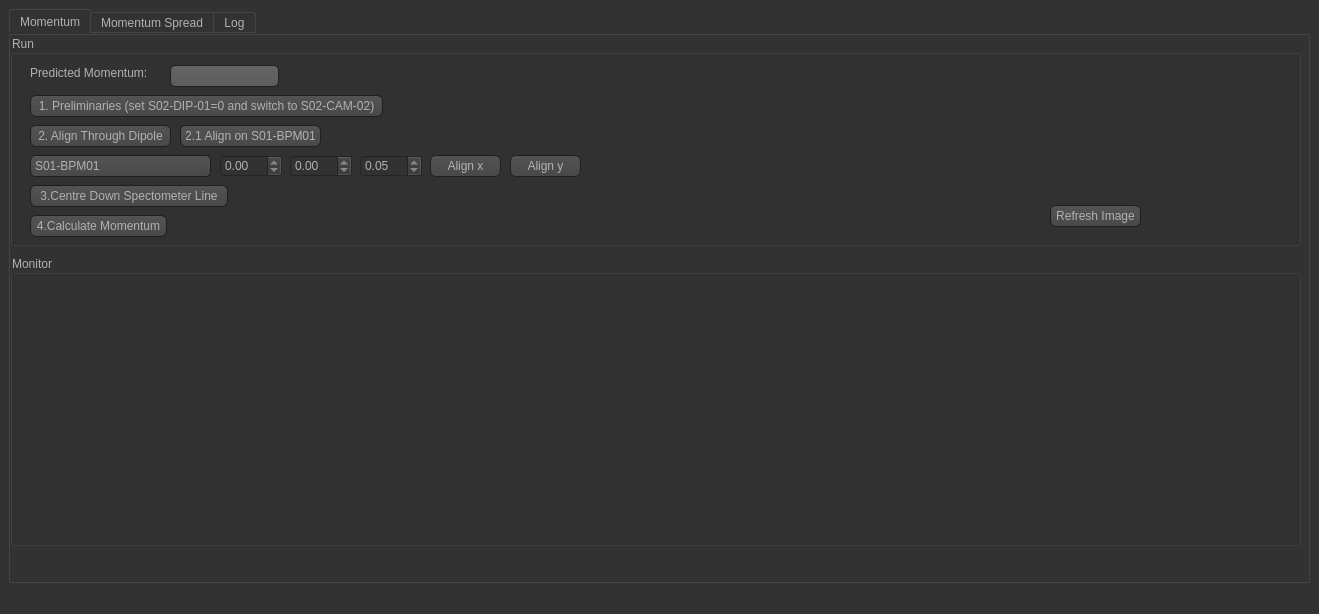
<?xml version="1.0" encoding="UTF-8"?>
<ui version="4.0">
 <class>MainWindow</class>
 <widget class="QMainWindow" name="MainWindow">
  <property name="geometry">
   <rect>
    <x>0</x>
    <y>0</y>
    <width>1319</width>
    <height>614</height>
   </rect>
  </property>
  <property name="windowTitle">
   <string>MainWindow</string>
  </property>
  <property name="styleSheet">
   <string notr="true">QToolTip
{
     border: 1px solid black;
     background-color: #ffa02f;
     padding: 1px;
     border-radius: 3px;
     opacity: 100;
}

QWidget
{
    color: #b1b1b1;
    background-color: #323232;
}

QWidget:item:hover
{
    background-color: QLinearGradient( x1: 0, y1: 0, x2: 0, y2: 1, stop: 0 #ffa02f, stop: 1 #ca0619);
    color: #000000;
}

QWidget:item:selected
{
    background-color: QLinearGradient( x1: 0, y1: 0, x2: 0, y2: 1, stop: 0 #ffa02f, stop: 1 #d7801a);
}

QMenuBar::item
{
    background: transparent;
}

QMenuBar::item:selected
{
    background: transparent;
    border: 1px solid #ffaa00;
}

QMenuBar::item:pressed
{
    background: #444;
    border: 1px solid #000;
    background-color: QLinearGradient(
        x1:0, y1:0,
        x2:0, y2:1,
        stop:1 #212121,
        stop:0.4 #343434/*,
        stop:0.2 #343434,
        stop:0.1 #ffaa00*/
    );
    margin-bottom:-1px;
    padding-bottom:1px;
}

QMenu
{
    border: 1px solid #000;
}

QMenu::item
{
    padding: 2px 20px 2px 20px;
}

QMenu::item:selected
{
    color: #000000;
}

QWidget:disabled
{
    color: #404040;
    background-color: #323232;
}

QAbstractItemView
{
    background-color: QLinearGradient( x1: 0, y1: 0, x2: 0, y2: 1, stop: 0 #4d4d4d, stop: 0.1 #646464, stop: 1 #5d5d5d);
}

QWidget:focus
{
    /*border: 2px solid QLinearGradient( x1: 0, y1: 0, x2: 0, y2: 1, stop: 0 #ffa02f, stop: 1 #d7801a);*/
}

QLineEdit
{
    background-color: QLinearGradient( x1: 0, y1: 0, x2: 0, y2: 1, stop: 0 #4d4d4d, stop: 0 #646464, stop: 1 #5d5d5d);
    padding: 1px;
    border-style: solid;
    border: 1px solid #1e1e1e;
    border-radius: 5;
}

QPushButton
{
    color: #b1b1b1;
    background-color: QLinearGradient( x1: 0, y1: 0, x2: 0, y2: 1, stop: 0 #565656, stop: 0.1 #525252, stop: 0.5 #4e4e4e, stop: 0.9 #4a4a4a, stop: 1 #464646);
    border-width: 1px;
    border-color: #1e1e1e;
    border-style: solid;
    border-radius: 6;
    padding: 3px;
    font-size: 12px;
    padding-left: 5px;
    padding-right: 5px;
}

QPushButton:pressed
{
    background-color: QLinearGradient( x1: 0, y1: 0, x2: 0, y2: 1, stop: 0 #2d2d2d, stop: 0.1 #2b2b2b, stop: 0.5 #292929, stop: 0.9 #282828, stop: 1 #252525);
}

QComboBox
{
    selection-background-color: #ffaa00;
    background-color: QLinearGradient( x1: 0, y1: 0, x2: 0, y2: 1, stop: 0 #565656, stop: 0.1 #525252, stop: 0.5 #4e4e4e, stop: 0.9 #4a4a4a, stop: 1 #464646);
    border-style: solid;
    border: 1px solid #1e1e1e;
    border-radius: 5;
}

QComboBox:hover,QPushButton:hover
{
    border: 2px solid QLinearGradient( x1: 0, y1: 0, x2: 0, y2: 1, stop: 0 #ffa02f, stop: 1 #d7801a);
}


QComboBox:on
{
    padding-top: 3px;
    padding-left: 4px;
    background-color: QLinearGradient( x1: 0, y1: 0, x2: 0, y2: 1, stop: 0 #2d2d2d, stop: 0.1 #2b2b2b, stop: 0.5 #292929, stop: 0.9 #282828, stop: 1 #252525);
    selection-background-color: #ffaa00;
}

QComboBox QAbstractItemView
{
    border: 2px solid darkgray;
    selection-background-color: QLinearGradient( x1: 0, y1: 0, x2: 0, y2: 1, stop: 0 #ffa02f, stop: 1 #d7801a);
}

QComboBox::drop-down
{
     subcontrol-origin: padding;
     subcontrol-position: top right;
     width: 15px;

     border-left-width: 0px;
     border-left-color: darkgray;
     border-left-style: solid; /* just a single line */
     border-top-right-radius: 3px; /* same radius as the QComboBox */
     border-bottom-right-radius: 3px;
 }

QComboBox::down-arrow
{
     image: url(:/down_arrow.png);
}

QGroupBox:focus
{
border: 2px solid QLinearGradient( x1: 0, y1: 0, x2: 0, y2: 1, stop: 0 #ffa02f, stop: 1 #d7801a);
}

QTextEdit:focus
{
    border: 2px solid QLinearGradient( x1: 0, y1: 0, x2: 0, y2: 1, stop: 0 #ffa02f, stop: 1 #d7801a);
}

QScrollBar:horizontal {
     border: 1px solid #222222;
     background: QLinearGradient( x1: 0, y1: 0, x2: 0, y2: 1, stop: 0.0 #121212, stop: 0.2 #282828, stop: 1 #484848);
     height: 7px;
     margin: 0px 16px 0 16px;
}

QScrollBar::handle:horizontal
{
      background: QLinearGradient( x1: 0, y1: 0, x2: 1, y2: 0, stop: 0 #ffa02f, stop: 0.5 #d7801a, stop: 1 #ffa02f);
      min-height: 20px;
      border-radius: 2px;
}

QScrollBar::add-line:horizontal {
      border: 1px solid #1b1b19;
      border-radius: 2px;
      background: QLinearGradient( x1: 0, y1: 0, x2: 1, y2: 0, stop: 0 #ffa02f, stop: 1 #d7801a);
      width: 14px;
      subcontrol-position: right;
      subcontrol-origin: margin;
}

QScrollBar::sub-line:horizontal {
      border: 1px solid #1b1b19;
      border-radius: 2px;
      background: QLinearGradient( x1: 0, y1: 0, x2: 1, y2: 0, stop: 0 #ffa02f, stop: 1 #d7801a);
      width: 14px;
     subcontrol-position: left;
     subcontrol-origin: margin;
}

QScrollBar::right-arrow:horizontal, QScrollBar::left-arrow:horizontal
{
      border: 1px solid black;
      width: 1px;
      height: 1px;
      background: white;
}

QScrollBar::add-page:horizontal, QScrollBar::sub-page:horizontal
{
      background: none;
}

QScrollBar:vertical
{
      background: QLinearGradient( x1: 0, y1: 0, x2: 1, y2: 0, stop: 0.0 #121212, stop: 0.2 #282828, stop: 1 #484848);
      width: 7px;
      margin: 16px 0 16px 0;
      border: 1px solid #222222;
}

QScrollBar::handle:vertical
{
      background: QLinearGradient( x1: 0, y1: 0, x2: 0, y2: 1, stop: 0 #ffa02f, stop: 0.5 #d7801a, stop: 1 #ffa02f);
      min-height: 20px;
      border-radius: 2px;
}

QScrollBar::add-line:vertical
{
      border: 1px solid #1b1b19;
      border-radius: 2px;
      background: QLinearGradient( x1: 0, y1: 0, x2: 0, y2: 1, stop: 0 #ffa02f, stop: 1 #d7801a);
      height: 14px;
      subcontrol-position: bottom;
      subcontrol-origin: margin;
}

QScrollBar::sub-line:vertical
{
      border: 1px solid #1b1b19;
      border-radius: 2px;
      background: QLinearGradient( x1: 0, y1: 0, x2: 0, y2: 1, stop: 0 #d7801a, stop: 1 #ffa02f);
      height: 14px;
      subcontrol-position: top;
      subcontrol-origin: margin;
}

QScrollBar::up-arrow:vertical, QScrollBar::down-arrow:vertical
{
      border: 1px solid black;
      width: 1px;
      height: 1px;
      background: white;
}


QScrollBar::add-page:vertical, QScrollBar::sub-page:vertical
{
      background: none;
}

QTextEdit
{
    background-color: #242424;
}

QPlainTextEdit
{
    background-color: #242424;
}

QHeaderView::section
{
    background-color: QLinearGradient(x1:0, y1:0, x2:0, y2:1, stop:0 #616161, stop: 0.5 #505050, stop: 0.6 #434343, stop:1 #656565);
    color: white;
    padding-left: 4px;
    border: 1px solid #6c6c6c;
}

QCheckBox:disabled
{
color: #414141;
}

QDockWidget::title
{
    text-align: center;
    spacing: 3px; /* spacing between items in the tool bar */
    background-color: QLinearGradient(x1:0, y1:0, x2:0, y2:1, stop:0 #323232, stop: 0.5 #242424, stop:1 #323232);
}

QDockWidget::close-button, QDockWidget::float-button
{
    text-align: center;
    spacing: 1px; /* spacing between items in the tool bar */
    background-color: QLinearGradient(x1:0, y1:0, x2:0, y2:1, stop:0 #323232, stop: 0.5 #242424, stop:1 #323232);
}

QDockWidget::close-button:hover, QDockWidget::float-button:hover
{
    background: #242424;
}

QDockWidget::close-button:pressed, QDockWidget::float-button:pressed
{
    padding: 1px -1px -1px 1px;
}

QMainWindow::separator
{
    background-color: QLinearGradient(x1:0, y1:0, x2:0, y2:1, stop:0 #161616, stop: 0.5 #151515, stop: 0.6 #212121, stop:1 #343434);
    color: white;
    padding-left: 4px;
    border: 1px solid #4c4c4c;
    spacing: 3px; /* spacing between items in the tool bar */
}

QMainWindow::separator:hover
{

    background-color: QLinearGradient(x1:0, y1:0, x2:0, y2:1, stop:0 #d7801a, stop:0.5 #b56c17 stop:1 #ffa02f);
    color: white;
    padding-left: 4px;
    border: 1px solid #6c6c6c;
    spacing: 3px; /* spacing between items in the tool bar */
}

QToolBar::handle
{
     spacing: 3px; /* spacing between items in the tool bar */
     background: url(:/images/handle.png);
}

QMenu::separator
{
    height: 2px;
    background-color: QLinearGradient(x1:0, y1:0, x2:0, y2:1, stop:0 #161616, stop: 0.5 #151515, stop: 0.6 #212121, stop:1 #343434);
    color: white;
    padding-left: 4px;
    margin-left: 10px;
    margin-right: 5px;
}

QProgressBar
{
    border: 2px solid grey;
    border-radius: 5px;
    text-align: center;
}

QProgressBar::chunk
{
    background-color: #d7801a;
    width: 2.15px;
    margin: 0.5px;
}

QTabBar::tab {
    color: #b1b1b1;
    border: 1px solid #444;
    border-bottom-style: none;
    background-color: #323232;
    padding-left: 10px;
    padding-right: 10px;
    padding-top: 3px;
    padding-bottom: 2px;
    margin-right: -1px;
}

QTabWidget::pane {
    border: 1px solid #444;
    top: 1px;
}

QTabBar::tab:last
{
    margin-right: 0; /* the last selected tab has nothing to overlap with on the right */
    border-top-right-radius: 3px;
}

QTabBar::tab:first:!selected
{
 margin-left: 0px; /* the last selected tab has nothing to overlap with on the right */


    border-top-left-radius: 3px;
}

QTabBar::tab:!selected
{
    color: #b1b1b1;
    border-bottom-style: solid;
    margin-top: 3px;
    background-color: QLinearGradient(x1:0, y1:0, x2:0, y2:1, stop:1 #212121, stop:.4 #343434);
}

QTabBar::tab:selected
{
    border-top-left-radius: 3px;
    border-top-right-radius: 3px;
    margin-bottom: 0px;
}

QTabBar::tab:!selected:hover
{
    /*border-top: 2px solid #ffaa00;
    padding-bottom: 3px;*/
    border-top-left-radius: 3px;
    border-top-right-radius: 3px;
    background-color: QLinearGradient(x1:0, y1:0, x2:0, y2:1, stop:1 #212121, stop:0.4 #343434, stop:0.2 #343434, stop:0.1 #ffaa00);
}

QRadioButton::indicator:checked, QRadioButton::indicator:unchecked{
    color: #b1b1b1;
    background-color: #323232;
    border: 1px solid #b1b1b1;
    border-radius: 6px;
}

QRadioButton::indicator:checked
{
    background-color: qradialgradient(
        cx: 0.5, cy: 0.5,
        fx: 0.5, fy: 0.5,
        radius: 1.0,
        stop: 0.25 #ffaa00,
        stop: 0.3 #323232
    );
}

QCheckBox::indicator{
    color: #b1b1b1;
    background-color: #323232;
    border: 1px solid #b1b1b1;
    width: 9px;
    height: 9px;
}

QRadioButton::indicator
{
    border-radius: 6px;
}

QRadioButton::indicator:hover, QCheckBox::indicator:hover
{
    border: 1px solid #ffaa00;
}

QCheckBox::indicator:checked
{
    background-color: qradialgradient(
        cx: 0.5, cy: 0.5,
        fx: 0.5, fy: 0.5,
        radius: 1.0,
        stop: 0.25 #ffaa00,
        stop: 0.3 #323232
    );
    image:url(:/images/checkbox.png);
}

QCheckBox::indicator:disabled, QRadioButton::indicator:disabled
{
    border: 1px solid #444;
}</string>
  </property>
  <widget class="QWidget" name="centralwidget">
   <layout class="QHBoxLayout" name="horizontalLayout">
    <item>
     <widget class="QTabWidget" name="tabWidget">
      <property name="currentIndex">
       <number>0</number>
      </property>
      <widget class="QWidget" name="tab">
       <attribute name="title">
        <string>Momentum</string>
       </attribute>
       <widget class="QGroupBox" name="groupBox_run">
        <property name="geometry">
         <rect>
          <x>0</x>
          <y>0</y>
          <width>1291</width>
          <height>211</height>
         </rect>
        </property>
        <property name="minimumSize">
         <size>
          <width>50</width>
          <height>0</height>
         </size>
        </property>
        <property name="maximumSize">
         <size>
          <width>10000</width>
          <height>16777215</height>
         </size>
        </property>
        <property name="title">
         <string>Run</string>
        </property>
        <widget class="QLabel" name="label">
         <property name="geometry">
          <rect>
           <x>20</x>
           <y>30</y>
           <width>126</width>
           <height>16</height>
          </rect>
         </property>
         <property name="text">
          <string>Predicted Momentum:</string>
         </property>
        </widget>
        <widget class="QLineEdit" name="lineEdit_predictMom">
         <property name="geometry">
          <rect>
           <x>160</x>
           <y>30</y>
           <width>109</width>
           <height>22</height>
          </rect>
         </property>
        </widget>
        <widget class="QPushButton" name="pushButton_refreshImage">
         <property name="geometry">
          <rect>
           <x>1040</x>
           <y>170</y>
           <width>91</width>
           <height>22</height>
          </rect>
         </property>
         <property name="text">
          <string>Refresh Image</string>
         </property>
        </widget>
        <widget class="QPushButton" name="pushButton_CentreC2V">
         <property name="geometry">
          <rect>
           <x>20</x>
           <y>150</y>
           <width>198</width>
           <height>22</height>
          </rect>
         </property>
         <property name="text">
          <string>3.Centre Down Spectometer Line</string>
         </property>
         <property name="checked">
          <bool>false</bool>
         </property>
        </widget>
        <widget class="QPushButton" name="pushButton_CalcMom">
         <property name="geometry">
          <rect>
           <x>20</x>
           <y>180</y>
           <width>137</width>
           <height>22</height>
          </rect>
         </property>
         <property name="text">
          <string>4.Calculate Momentum</string>
         </property>
         <property name="checked">
          <bool>false</bool>
         </property>
        </widget>
        <widget class="QPushButton" name="pushButton_Align">
         <property name="geometry">
          <rect>
           <x>20</x>
           <y>90</y>
           <width>141</width>
           <height>22</height>
          </rect>
         </property>
         <property name="text">
          <string>2. Align Through Dipole</string>
         </property>
         <property name="checked">
          <bool>false</bool>
         </property>
        </widget>
        <widget class="QPushButton" name="pushButton_Prelim">
         <property name="geometry">
          <rect>
           <x>20</x>
           <y>60</y>
           <width>353</width>
           <height>22</height>
          </rect>
         </property>
         <property name="sizePolicy">
          <sizepolicy hsizetype="Minimum" vsizetype="Fixed">
           <horstretch>0</horstretch>
           <verstretch>0</verstretch>
          </sizepolicy>
         </property>
         <property name="minimumSize">
          <size>
           <width>140</width>
           <height>0</height>
          </size>
         </property>
         <property name="maximumSize">
          <size>
           <width>371</width>
           <height>16777215</height>
          </size>
         </property>
         <property name="text">
          <string>1. Preliminaries (set S02-DIP-01=0 and switch to S02-CAM-02)</string>
         </property>
         <property name="checked">
          <bool>false</bool>
         </property>
        </widget>
        <widget class="QPushButton" name="pushButton_Align_2">
         <property name="geometry">
          <rect>
           <x>170</x>
           <y>90</y>
           <width>141</width>
           <height>22</height>
          </rect>
         </property>
         <property name="text">
          <string>2.1 Align on S01-BPM01</string>
         </property>
         <property name="checked">
          <bool>false</bool>
         </property>
        </widget>
        <widget class="QComboBox" name="comboBox">
         <property name="geometry">
          <rect>
           <x>20</x>
           <y>120</y>
           <width>181</width>
           <height>22</height>
          </rect>
         </property>
         <property name="editable">
          <bool>false</bool>
         </property>
         <property name="maxVisibleItems">
          <number>10</number>
         </property>
         <item>
          <property name="text">
           <string>S01-BPM01</string>
          </property>
         </item>
         <item>
          <property name="text">
           <string>S02-BPM01</string>
          </property>
         </item>
         <item>
          <property name="text">
           <string>S02-BPM02</string>
          </property>
         </item>
         <item>
          <property name="text">
           <string>C2V-BPM01</string>
          </property>
         </item>
        </widget>
        <widget class="QDoubleSpinBox" name="doubleSpinBox">
         <property name="geometry">
          <rect>
           <x>210</x>
           <y>120</y>
           <width>62</width>
           <height>22</height>
          </rect>
         </property>
         <property name="minimum">
          <double>-10.000000000000000</double>
         </property>
         <property name="maximum">
          <double>10.000000000000000</double>
         </property>
         <property name="singleStep">
          <double>0.100000000000000</double>
         </property>
        </widget>
        <widget class="QDoubleSpinBox" name="doubleSpinBox_2">
         <property name="geometry">
          <rect>
           <x>280</x>
           <y>120</y>
           <width>62</width>
           <height>22</height>
          </rect>
         </property>
         <property name="minimum">
          <double>-10.000000000000000</double>
         </property>
         <property name="maximum">
          <double>10.000000000000000</double>
         </property>
         <property name="singleStep">
          <double>0.100000000000000</double>
         </property>
        </widget>
        <widget class="QDoubleSpinBox" name="doubleSpinBox_3">
         <property name="geometry">
          <rect>
           <x>350</x>
           <y>120</y>
           <width>62</width>
           <height>22</height>
          </rect>
         </property>
         <property name="singleStep">
          <double>0.010000000000000</double>
         </property>
         <property name="value">
          <double>0.050000000000000</double>
         </property>
        </widget>
        <widget class="QPushButton" name="pushButton_Align_x">
         <property name="geometry">
          <rect>
           <x>420</x>
           <y>120</y>
           <width>71</width>
           <height>22</height>
          </rect>
         </property>
         <property name="text">
          <string>Align x</string>
         </property>
         <property name="checked">
          <bool>false</bool>
         </property>
        </widget>
        <widget class="QPushButton" name="pushButton_Align_y">
         <property name="geometry">
          <rect>
           <x>500</x>
           <y>120</y>
           <width>71</width>
           <height>22</height>
          </rect>
         </property>
         <property name="text">
          <string>Align y</string>
         </property>
         <property name="checked">
          <bool>false</bool>
         </property>
        </widget>
       </widget>
       <widget class="QGroupBox" name="groupBox_monitor">
        <property name="geometry">
         <rect>
          <x>0</x>
          <y>220</y>
          <width>1291</width>
          <height>291</height>
         </rect>
        </property>
        <property name="minimumSize">
         <size>
          <width>600</width>
          <height>0</height>
         </size>
        </property>
        <property name="title">
         <string>Monitor</string>
        </property>
        <layout class="QHBoxLayout" name="horizontalLayout_4"/>
       </widget>
      </widget>
      <widget class="QWidget" name="tab_2">
       <attribute name="title">
        <string>Momentum Spread</string>
       </attribute>
       <layout class="QHBoxLayout" name="horizontalLayout_3">
        <item>
         <widget class="QGroupBox" name="groupBox_s_run">
          <property name="minimumSize">
           <size>
            <width>500</width>
            <height>0</height>
           </size>
          </property>
          <property name="maximumSize">
           <size>
            <width>500</width>
            <height>16777215</height>
           </size>
          </property>
          <property name="title">
           <string>Run</string>
          </property>
          <layout class="QGridLayout" name="gridLayout_2">
           <item row="4" column="0">
            <widget class="QPushButton" name="pushButton_CalcDisp">
             <property name="text">
              <string>3. Calculate Dispersion</string>
             </property>
             <property name="checked">
              <bool>false</bool>
             </property>
            </widget>
           </item>
           <item row="6" column="0">
            <widget class="QPushButton" name="pushButton_Calc">
             <property name="text">
              <string>4. Calculate Momentum Spread</string>
             </property>
             <property name="checked">
              <bool>false</bool>
             </property>
            </widget>
           </item>
           <item row="0" column="0">
            <widget class="QCheckBox" name="checkBox_done_mom">
             <property name="text">
              <string>Momentum Measurement Done</string>
             </property>
            </widget>
           </item>
           <item row="7" column="0" colspan="2">
            <widget class="QPushButton" name="pushButton_refreshProfile">
             <property name="text">
              <string>Refresh Profile</string>
             </property>
            </widget>
           </item>
           <item row="1" column="0">
            <widget class="QPushButton" name="pushButton_Checks">
             <property name="text">
              <string>1. Checks</string>
             </property>
             <property name="checked">
              <bool>false</bool>
             </property>
            </widget>
           </item>
           <item row="2" column="0">
            <widget class="QPushButton" name="pushButton_MinBeta">
             <property name="text">
              <string>2. Minimise Beta</string>
             </property>
             <property name="checked">
              <bool>false</bool>
             </property>
            </widget>
           </item>
           <item row="3" column="0">
            <widget class="QPushButton" name="pushButton_SetDispSize">
             <property name="text">
              <string>3. Set Dispersion Size</string>
             </property>
            </widget>
           </item>
          </layout>
         </widget>
        </item>
        <item>
         <widget class="QGroupBox" name="groupBox_s_monitor">
          <property name="minimumSize">
           <size>
            <width>600</width>
            <height>0</height>
           </size>
          </property>
          <property name="title">
           <string>Monitor</string>
          </property>
          <layout class="QHBoxLayout" name="horizontalLayout_5"/>
         </widget>
        </item>
       </layout>
      </widget>
      <widget class="QWidget" name="tabLog">
       <attribute name="title">
        <string>Log</string>
       </attribute>
       <layout class="QHBoxLayout" name="horizontalLayout_6">
        <item>
         <layout class="QGridLayout" name="gridLayout_3"/>
        </item>
       </layout>
      </widget>
     </widget>
    </item>
   </layout>
  </widget>
  <widget class="QMenuBar" name="menubar">
   <property name="geometry">
    <rect>
     <x>0</x>
     <y>0</y>
     <width>1319</width>
     <height>26</height>
    </rect>
   </property>
  </widget>
  <widget class="QStatusBar" name="statusbar"/>
 </widget>
 <resources/>
 <connections/>
</ui>
